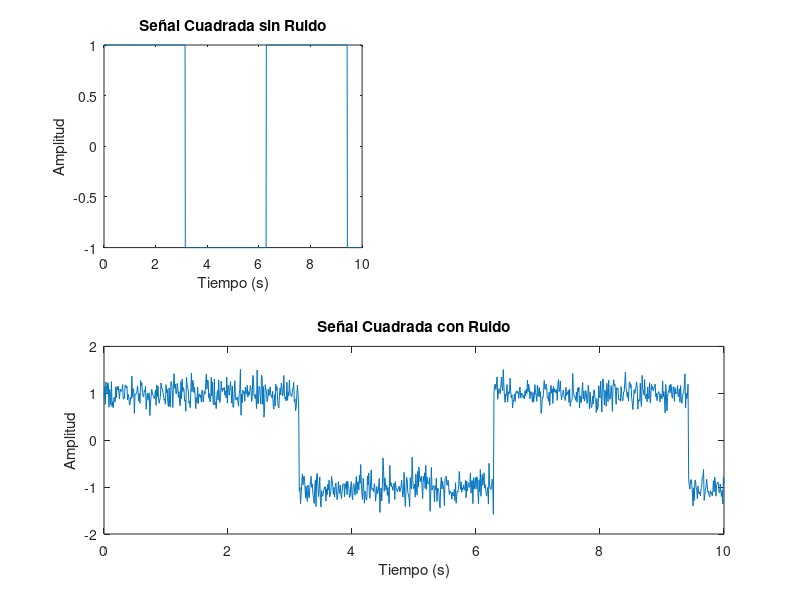
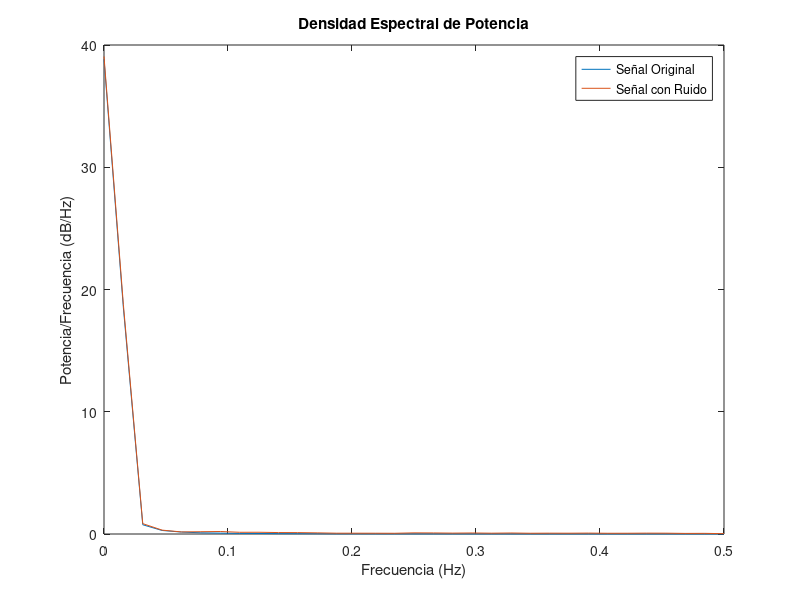

Reproduce these figures in MATLAB, in order.
clc, clear, close all;

% Añadir ruido WGN a una señal cuadrada con SNR=15dB
t = 0:0.01:10;
g = square(t); % Onda cuadrada de 1 Hz
g_ruido = awgn(g, 15); % Añadir ruido, SNR = 15dB

% Representar la señal con ruido
figure;
subplot(221);
plot(t, g);
title('Señal Cuadrada sin Ruido');
xlabel('Tiempo (s)');
ylabel('Amplitud');
subplot(212);
plot(t, g_ruido);
title('Señal Cuadrada con Ruido');
xlabel('Tiempo (s)');
ylabel('Amplitud');



% Representar las densidades espectrales de potencia
figure;
pwelch(g, [], [], [], 'onesided');
hold on;
pwelch(g_ruido, [], [], [], 'onesided');
title('Densidad Espectral de Potencia');
xlabel('Frecuencia (Hz)');
ylabel('Potencia/Frecuencia (dB/Hz)');
legend('Señal Original', 'Señal con Ruido');
hold off;
